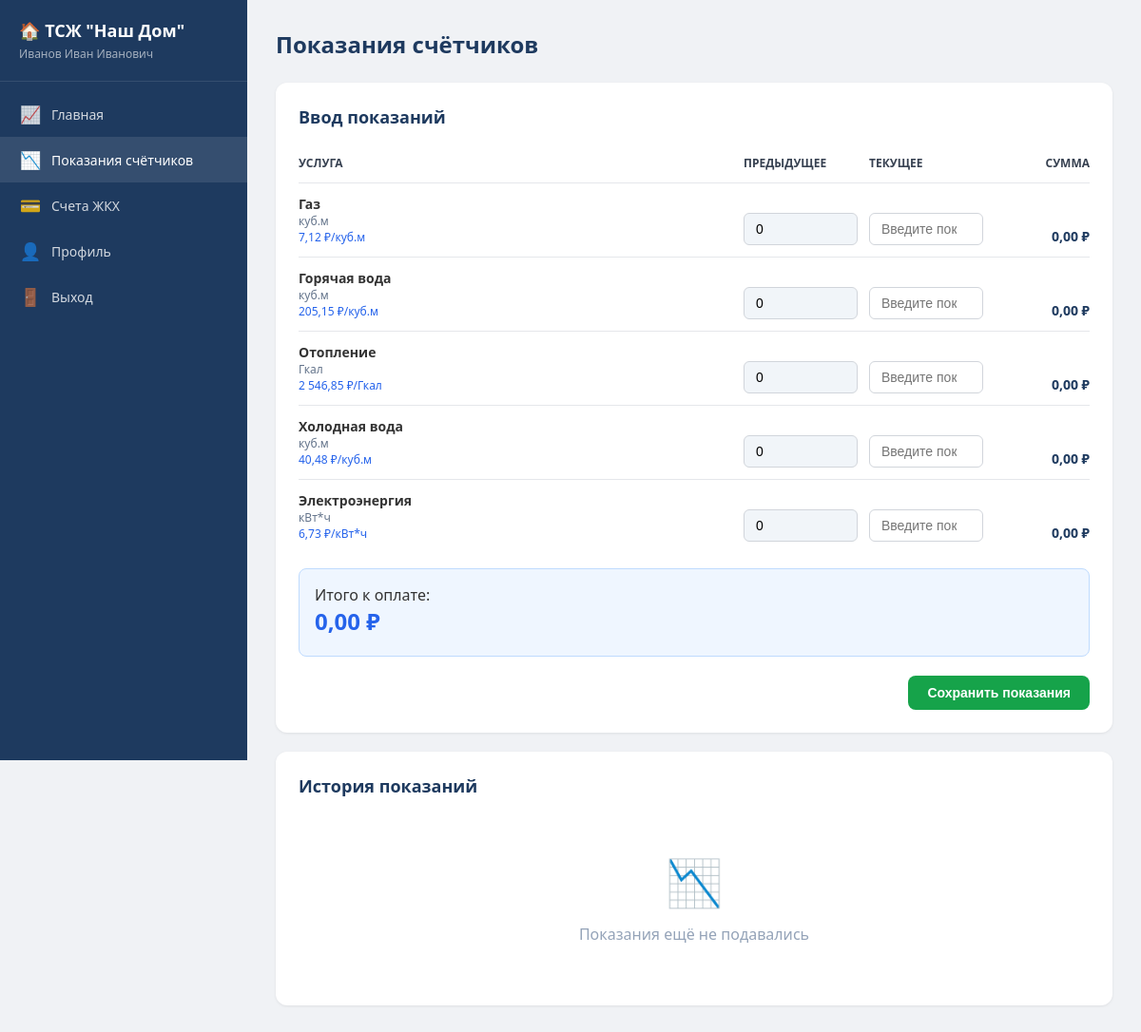
Screenshot of /readings.php (signed in) with the database file from the repository.
### tables this page shows
CREATE TABLE tariffs (
    id INT AUTO_INCREMENT PRIMARY KEY,
    name VARCHAR(100) NOT NULL,
    unit VARCHAR(50) NOT NULL,
    price_per_unit DECIMAL(10,4) NOT NULL,
    updated_at TIMESTAMP DEFAULT CURRENT_TIMESTAMP ON UPDATE CURRENT_TIMESTAMP
);

### config.php (called while the page is built, shortened)
<?php
function escape($str) {
    return htmlspecialchars($str, ENT_QUOTES, 'UTF-8');
}

### readings.php (the view, shortened to what this page needs)
<?php
require_once 'config.php';
$user_id = $_SESSION['user_id'];
$stmt = $pdo->prepare("
    SELECT a.* FROM apartments a
    JOIN residents r ON r.apartment_id = a.id
    WHERE r.user_id = ?
");
$stmt->execute([$user_id]);
$apartment = $stmt->fetch();
$tariffs = $pdo->query("SELECT * FROM tariffs ORDER BY name")->fetchAll();
$last_readings = [];
foreach ($tariffs as $tariff) {
    $stmt = $pdo->prepare("
        SELECT current_value FROM meter_readings
        WHERE apartment_id = ? AND tariff_id = ?
        ORDER BY reading_date DESC, id DESC LIMIT 1
    ");
    $stmt->execute([$apartment['id'], $tariff['id']]);
    $last = $stmt->fetch();
    $last_readings[$tariff['id']] = $last ? $last['current_value'] : 0;
}
$stmt = $pdo->prepare("
    SELECT mr.*, t.name as tariff_name, t.unit, t.price_per_unit
    FROM meter_readings mr
    JOIN tariffs t ON t.id = mr.tariff_id
    WHERE mr.apartment_id = ?
    ORDER BY mr.reading_date DESC, mr.id DESC LIMIT 30
");
$stmt->execute([$apartment['id']]);
$history = $stmt->fetchAll();
?>
<!DOCTYPE html>
<html lang="ru">
<head>
    <link rel="stylesheet" href="style.css">
</head>
<body>
    <div class="layout">
        <aside class="sidebar">
            <div class="sidebar-header">
                <h2>&#127968; ТСЖ "Наш Дом"</h2>
                <p><?= escape($_SESSION['full_name']) ?></p>
            </div>
            <nav class="sidebar-nav">
                <a href="dashboard.php">
                    <span class="icon">&#128200;</span> Главная
                </a>
                <a href="readings.php" class="active">
                    <span class="icon">&#128201;</span> Показания счётчиков
                </a>
                <a href="bills.php">
                    <span class="icon">&#128179;</span> Счета ЖКХ
                </a>
                <a href="profile.php">
                    <span class="icon">&#128100;</span> Профиль
                </a>
                <a href="logout.php">
                    <span class="icon">&#128682;</span> Выход
                </a>
            </nav>
        </aside>
        <main class="main-content">
            <div class="page-header">
                <h1>Показания счётчиков</h1>
            </div>
            <div class="card">
                <div class="card-header">
                    <h3>Ввод показаний</h3>
                </div>
                <form method="POST" action="" id="readingsForm">
                    <div class="readings-form">
                        <div class="reading-row" style="font-weight:600; font-size:12px; text-transform:uppercase; color:#374151;">
                            <div>Услуга</div>
                            <div>Предыдущее</div>
                            <div>Текущее</div>
                            <div style="text-align:right">Сумма</div>
                        </div>
                        <?php foreach ($tariffs as $tariff): ?>
                        <div class="reading-row">
                            <div>
                                <div class="reading-label"><?= escape($tariff['name']) ?></div>
                                <div class="reading-unit"><?= escape($tariff['unit']) ?></div>
                                <div class="reading-price"><?= number_format($tariff['price_per_unit'], 2, ',', ' ') ?> &#8381;/<?= escape($tariff['unit']) ?></div>
                            </div>
                            <div>
                                <input type="number" value="<?= $last_readings[$tariff['id']] ?>" readonly
                                       style="background:#f1f5f9" id="prev_<?= $tariff['id'] ?>">
                            </div>
                            <div>
                                <input type="number" step="0.001" name="current_<?= $tariff['id'] ?>"
                                       id="current_<?= $tariff['id'] ?>"
                                       min="<?= $last_readings[$tariff['id']] ?>"
                                       placeholder="Введите показание"
                                       data-price="<?= $tariff['price_per_unit'] ?>"
                                       data-prev="<?= $last_readings[$tariff['id']] ?>"
                                       oninput="calculateRow(this)">
                            </div>
                            <div class="row-total" id="total_<?= $tariff['id'] ?>">0,00 &#8381;</div>
                        </div>
                        <?php endforeach; ?>
                    </div>
                    <div class="calc-result">
                        <div>Итого к оплате:</div>
                        <div class="total" id="grandTotal">0,00 &#8381;</div>
                    </div>
                    <div class="modal-actions">
                        <button type="submit" class="btn btn-success">Сохранить показания</button>
                    </div>
                </form>
            </div>
            <div class="card">
                <div class="card-header">
                    <h3>История показаний</h3>
                </div>
                <?php if (count($history) > 0): ?>
                <table>
                    <thead>
                        <tr>
                            <th>Дата</th>
                            <th>Услуга</th>
                            <th>Предыдущее</th>
                            <th>Текущее</th>
                            <th>Расход</th>
                            <th>Сумма</th>
                        </tr>
                    </thead>
                    <tbody>
                        <?php foreach ($history as $r): ?>
                        <tr>
                            <td><?= date('d.m.Y', strtotime($r['reading_date'])) ?></td>
                            <td><?= escape($r['tariff_name']) ?></td>
                            <td><?= $r['previous_value'] ?></td>
                            <td><?= $r['current_value'] ?></td>
                            <td><?= round($r['current_value'] - $r['previous_value'], 3) ?> <?= escape($r['unit']) ?></td>
                            <td><strong><?= number_format(($r['current_value'] - $r['previous_value']) * $r['price_per_unit'], 2, ',', ' ') ?> &#8381;</strong></td>
                        </tr>
                        <?php endforeach; ?>
                    </tbody>
                </table>
                <?php else: ?>
                <div class="empty-state">
                    <div class="empty-icon">&#128201;</div>
                    <p>Показания ещё не подавались</p>
                </div>
                <?php endif; ?>
            </div>
        </main>
    </div>
</body>
</html>

### style.css (style rules this page uses)
* { margin: 0; padding: 0; box-sizing: border-box; }
body { font-family: 'Segoe UI', Tahoma, Geneva, Verdana, sans-serif; background: #f0f2f5; color: #333; min-height: 100vh; }
a { color: #2563eb; text-decoration: none; }
.btn { display: inline-block; padding: 10px 20px; border: none; border-radius: 8px; font-size: 14px; font-weight: 600; cursor: pointer; transition: all 0.2s; text-align: center; }
.btn-success { background: #16a34a; color: #fff; }
.layout { display: flex; min-height: 100vh; }
.sidebar { width: 260px; background: #1e3a5f; color: #fff; padding: 20px 0; position: fixed; height: 100vh; overflow-y: auto; }
.sidebar-header { padding: 0 20px 20px; border-bottom: 1px solid rgba(255,255,255,0.1); margin-bottom: 10px; }
.sidebar-header h2 { font-size: 18px; margin-bottom: 4px; }
.sidebar-header p { font-size: 12px; color: rgba(255,255,255,0.6); }
.sidebar-nav a { display: flex; align-items: center; gap: 10px; padding: 12px 20px; color: rgba(255,255,255,0.8); text-decoration: none; transition: all 0.2s; font-size: 14px; }
.sidebar-nav a:hover, .sidebar-nav a.active { background: rgba(255,255,255,0.1); color: #fff; text-decoration: none; }
.sidebar-nav a .icon { font-size: 18px; width: 24px; text-align: center; }
.main-content { margin-left: 260px; flex: 1; padding: 30px; background: #f0f2f5; min-height: 100vh; }
.page-header { display: flex; justify-content: space-between; align-items: center; margin-bottom: 24px; }
.page-header h1 { font-size: 24px; color: #1e3a5f; }
.card { background: #fff; border-radius: 12px; padding: 24px; margin-bottom: 20px; box-shadow: 0 1px 3px rgba(0,0,0,0.08); }
.card-header { display: flex; justify-content: space-between; align-items: center; margin-bottom: 16px; }
.card-header h3 { font-size: 18px; color: #1e3a5f; }
.modal-actions { display: flex; gap: 10px; justify-content: flex-end; margin-top: 20px; }
.calc-result { background: #eff6ff; border: 1px solid #bfdbfe; border-radius: 8px; padding: 16px; margin-top: 16px; }
.calc-result .total { font-size: 24px; font-weight: 700; color: #2563eb; }
.readings-form .reading-row { display: grid; grid-template-columns: 1fr 120px 120px 100px; gap: 12px; align-items: end; padding: 12px 0; border-bottom: 1px solid #e5e7eb; }
.readings-form .reading-row:last-child { border-bottom: none; }
.readings-form .reading-label { font-weight: 600; font-size: 14px; }
.readings-form .reading-unit { font-size: 12px; color: #64748b; }
.readings-form .reading-price { font-size: 12px; color: #2563eb; }
.readings-form input { padding: 8px 12px; border: 1px solid #d1d5db; border-radius: 6px; font-size: 14px; width: 100%; }
.readings-form .row-total { font-weight: 600; color: #1e3a5f; text-align: right; font-size: 14px; }
.empty-state { text-align: center; padding: 40px; color: #94a3b8; }
.empty-state .empty-icon { font-size: 48px; margin-bottom: 12px; }

### rows the page displays
tariffs: name "Газ", unit "куб.м", price_per_unit "7,12", id "0"
tariffs: name "Горячая вода", unit "куб.м", price_per_unit "205,15", id "0"
tariffs: name "Отопление", unit "Гкал", price_per_unit "2 546,85", id "0"
tariffs: name "Холодная вода", unit "куб.м", price_per_unit "40,48", id "0"
tariffs: name "Электроэнергия", unit "кВт*ч", price_per_unit "6,73", id "0"

### other values shown
$_SESSION['full_name'] "Иванов Иван Иванович"
